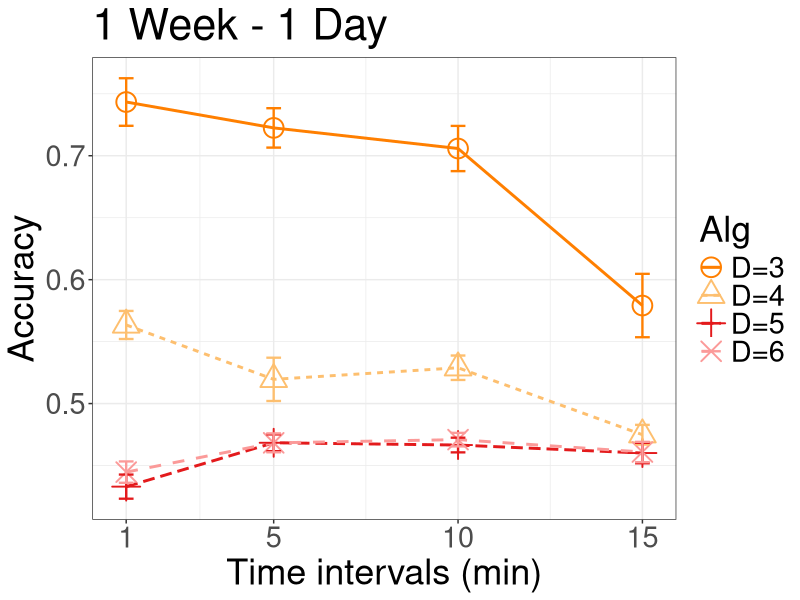
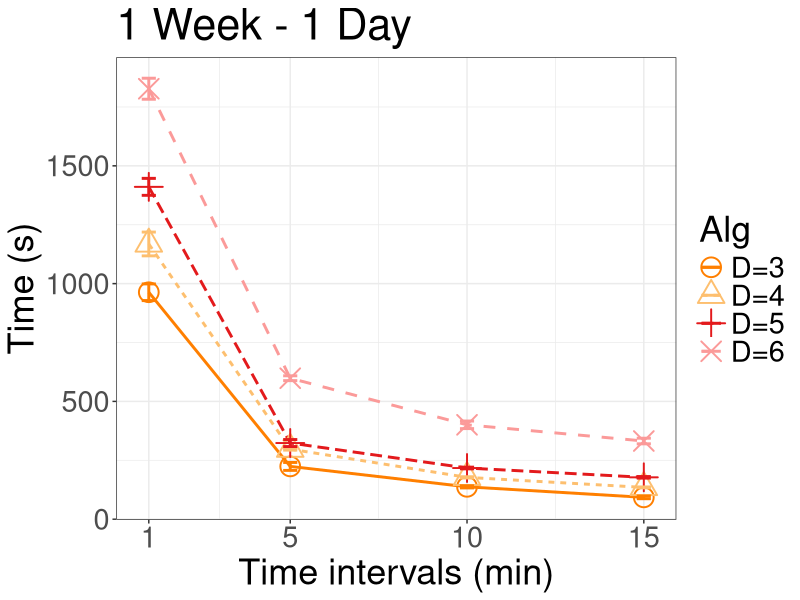
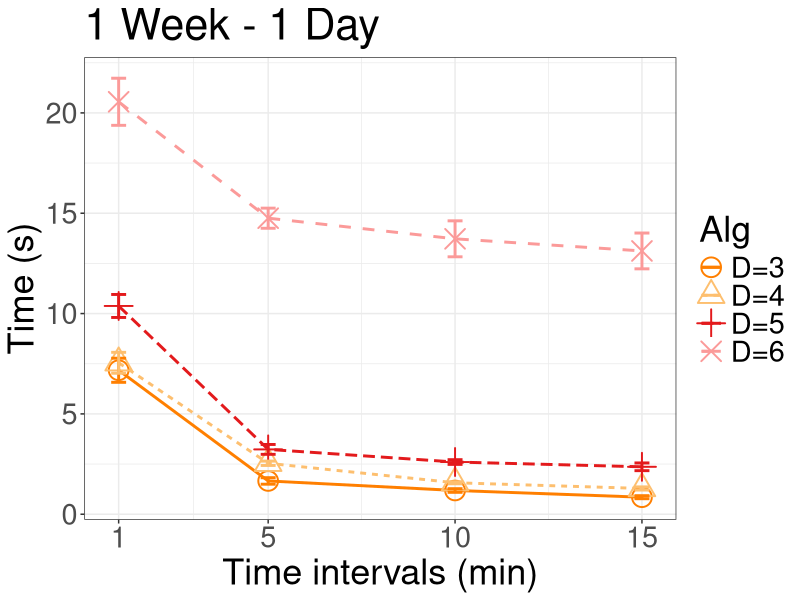
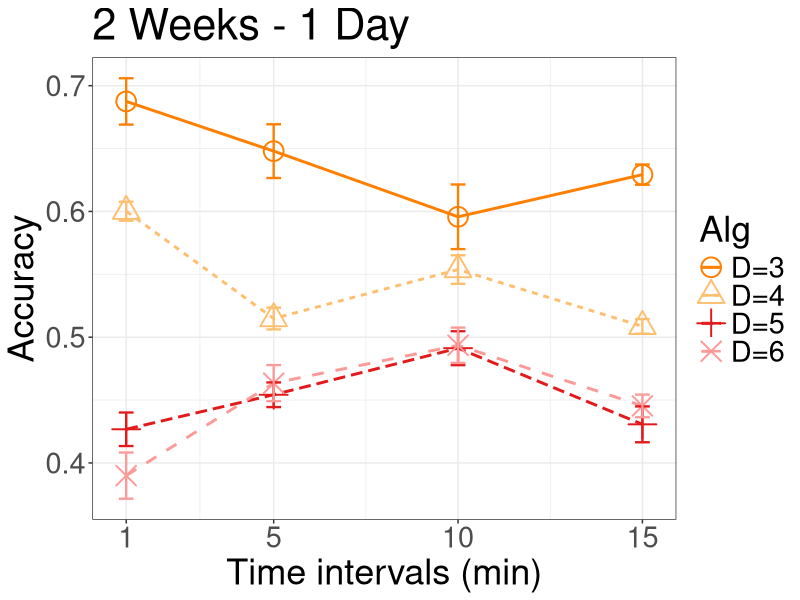
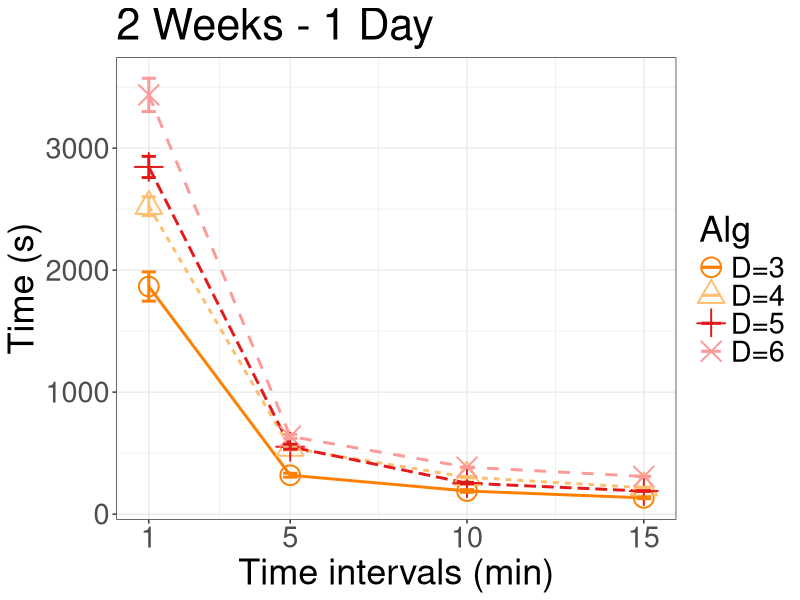
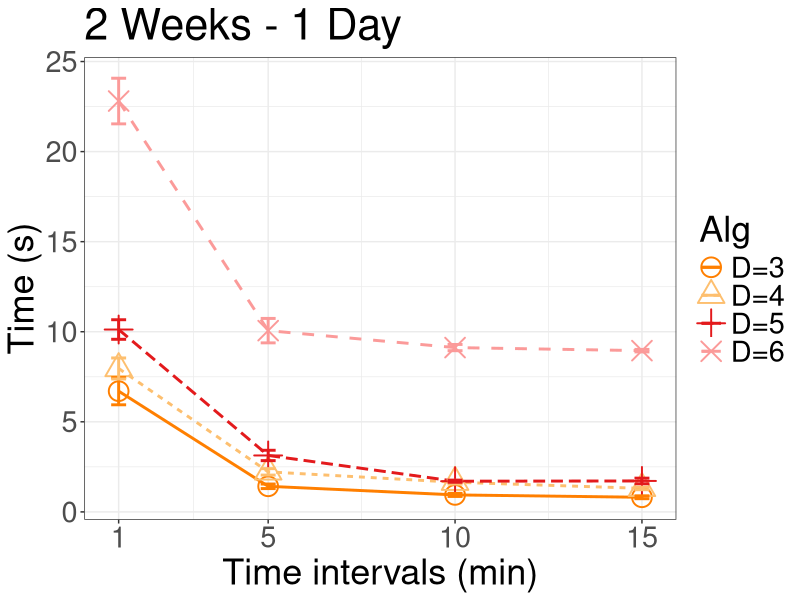
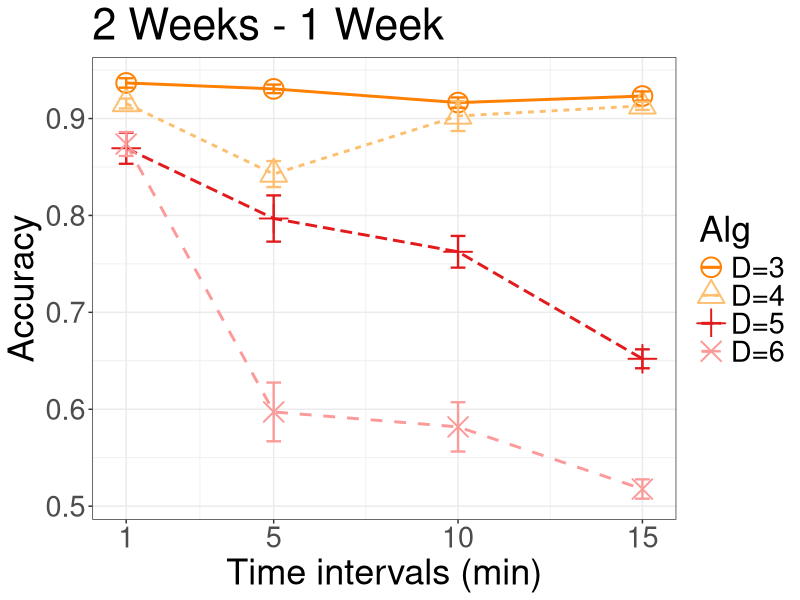
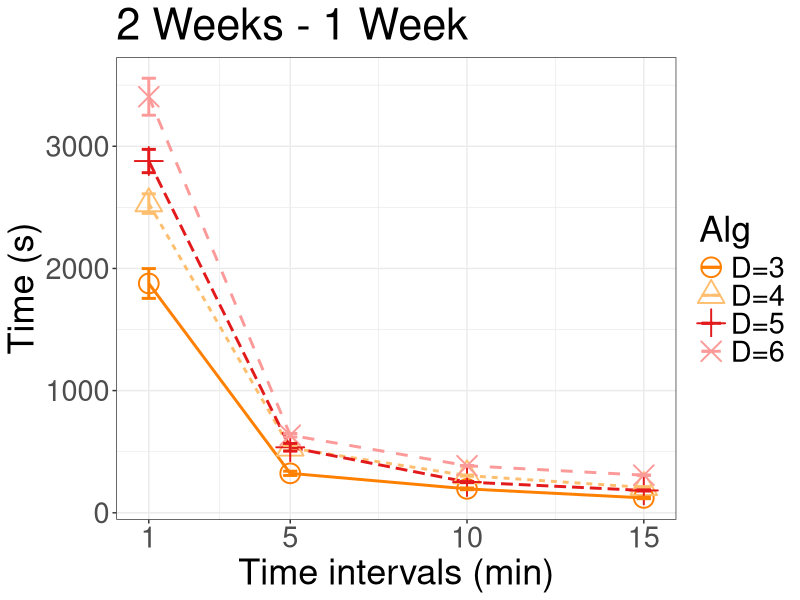

These charts were generated, in order, by the following R code:

library(ggplot2)
library(RColorBrewer)


# getting command line args
#args = commandArgs(trailingOnly = TRUE)
#
#if (length(args) == 0)
#{
#    print('method not informed: linear/polynomial/[spline]')
#    method='linear'
#    #quit()
#} else {
#    method=args[1]
#}


# loading results
x = read.table('res_partial_asos_1min_diff.txt', stringsAsFactors=F)

# joining the two spans
x[,2] = paste(x[,2], x[,3], sep='-')

# converting to data.frame
x = as.data.frame(x)
colnames(x) = c('alg', 'span', 'span2', 'int', 
                'acc', 'sd_acc', 
                'time_train', 'sd_time_train', 
                'time_test', 'sd_time_test', 'num')

# formatting columns
x$span = factor(x$span, 
                levels=c('2week-1week', '2week-1day','1week-1day'),
                labels=c('2 Weeks - 1 Week', '2 Weeks - 1 Day','1 Week - 1 Day'))
x$span2 = factor(x$span2, 
                levels=c('1day','1week','2week','3week'),
                labels=c('1 Day','1 Week','2 Weeks','3 Weeks'))
x$alg = factor(x$alg, 
                levels=c('3', '4', '5', '6', 'knn','randf','tsf','rise'),
                labels=c('D=3', 'D=4', 'D=5', 'D=6', 'Knn','RandF','TSF','RISE'))

x$int = as.numeric(gsub('min', '', x$int))

# length of computed features
N = 30

# source
# http://www.cookbook-r.com/Manipulating_data/Summarizing_data/

# Calculate standard error of the mean
# standard error
x$se_acc = x$sd_acc/sqrt(x$num)
x$se_time_train = x$sd_time_train/sqrt(x$num)
x$se_time_test = x$sd_time_test/sqrt(x$num)


# Confidence interval multiplier for standard error
conf.interval = 0.95
# Calculate t-statistic for confidence interval: 
# e.g., if conf.interval is .95, use .975 (above/below), and use df=N-1
ciMult = qt(conf.interval/2 + .5, N-1)
x$ci_acc = x$se_acc * ciMult
x$ci_time_train = x$se_time_train * ciMult
x$ci_time_test = x$se_time_test * ciMult

#print(head(x))
#quit()

for(span in unique(x$span))
{
    # filtering by span
    x_i = x[x$span == span,]

    # accuracy
    p = ggplot(data=x_i, aes(x=int, y=acc, color=alg, shape=alg)) + 
        geom_line(aes(linetype=alg), size=1) + geom_point(size=6, stroke=1) + theme_bw() + ylab('Accuracy') +
        scale_x_continuous(name ="Time intervals (min)", breaks=c(1,5,10,15)) +
        scale_color_manual(values = rev(brewer.pal(8,'Paired'))) + 
        scale_shape_manual(values=1:nlevels(x$alg)) +
        #ylim(0.45, 0.95) +
        geom_errorbar(aes(ymin=acc-ci_acc, ymax=acc+ci_acc), size=0.8, width=0.4) +
        theme(text=element_text(size=26)) +
        labs(color="Alg", shape="Alg", linetype="Alg", title=span) 
        #theme(text=element_text(size=16,  family='Sans')) 
    
    fname=paste('img/fig_accuracy_asos_1min_',
                gsub(' ', '', as.character(span)),'_diff.pdf', sep='')
    ggsave(fname, p, width=10)

    # time train
    p = ggplot(data=x_i, aes(x=int, y=time_train, color=alg, shape=alg)) + 
        geom_line(aes(linetype=alg), size=1) + geom_point(size=6, stroke=1) + theme_bw() + ylab('Time (s)') +
        scale_x_continuous(name ="Time intervals (min)", breaks=c(1,5,10,15)) +
        scale_color_manual(values = rev(brewer.pal(8,'Paired'))) + 
        scale_shape_manual(values=1:nlevels(x$alg)) +
        #ylim(0.45, 0.95) +
        geom_errorbar(aes(ymin=time_train-ci_time_train, ymax=time_train+ci_time_train), size=1, width=.4) +
        theme(text=element_text(size=26)) +
        labs(color="Alg", shape="Alg", linetype="Alg", title=span) 

    fname=paste('img/fig_time_asos_1min_',
                gsub(' ', '', as.character(span)),'_diff_train.pdf', sep='')
    ggsave(fname, p, width=10)
 
    # time test
    p = ggplot(data=x_i, aes(x=int, y=time_test, color=alg, shape=alg)) + 
        geom_line(aes(linetype=alg), size=1) + geom_point(size=6, stroke=1) + theme_bw() + ylab('Time (s)') +
        scale_x_continuous(name ="Time intervals (min)", breaks=c(1,5,10,15)) +
        scale_color_manual(values = rev(brewer.pal(8,'Paired'))) + 
        scale_shape_manual(values=1:nlevels(x$alg)) +
        #ylim(0.45, 0.95) +
        geom_errorbar(aes(ymin=time_test-ci_time_test, ymax=time_test+ci_time_test), size=1, width=.4) +
        theme(text=element_text(size=26)) +
        labs(color="Alg", shape="Alg", linetype="Alg", title=span) 

    fname=paste('img/fig_time_asos_1min_',
                gsub(' ', '', as.character(span)),'_diff_test.pdf', sep='')
    ggsave(fname, p, width=10)
 
    #scale_shape_discrete(labels=c('a','b','c','d','e')) +
}



